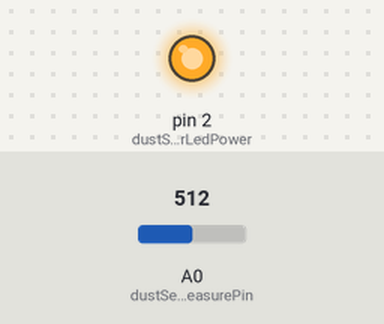
Simulated run of this sketch. Board: Arduino Uno, built with avr-gcc and run on an emulated ATmega328P. Shown: output pins drawn as LEDs (lit = HIGH). The test bench sets the inputs (shaded band); at power-on: A0 (dustSensorMeasurePin) = 512. What the sketch prints to the serial monitor is not drawn.

Above: at 0.1 s.
Timing chart, 0 to 1.6 s (numbered marks = the images above):
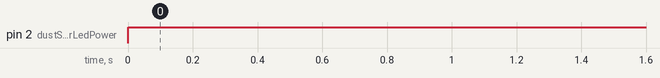

Measured:
- by itself, pin 2 (dustSensorLedPower): LOW → HIGH at 0.00 s

The sketch:

GP2Y1010AU_modify_ex.ino
```cpp
int dustSensorMeasurePin = 0; //Connect dust sensor to Arduino A0 pin
int dustSensorLedPower = 2; //Connect 3 led driver pins of dust sensor to Arduino D2

void setup(){

  Serial.begin(9600);
  pinMode(dustSensorLedPower,OUTPUT);
}

 void loop(){

  float dustValue;

  if(getDustValue(dustValue)) {
    Serial.print("Dust Density: ");
    Serial.println(dustValue);
  }


  delay(1000);
}

float getDustValue(float &dustValue){

  // 5초 평균의 먼지 센서 값을 받아오기 위한 count
  static int count;
  int dustSensorSamplingTime = 280;
  int dustSensorDeltaTime = 40;
  int dustSensorSleepTime = 9680;

  float voMeasured = 0;
  float calcVoltage = 0;
  float dustDensity = 0;

  // when count is 0, then initialize dustValue
  if(count == 0)
    dustValue = 0;

  digitalWrite(dustSensorLedPower,LOW); // dust sensor power on the LED
  delayMicroseconds(dustSensorSamplingTime);

  voMeasured = analogRead(dustSensorMeasurePin); // read the dust value

  delayMicroseconds(dustSensorDeltaTime);
  digitalWrite(dustSensorLedPower,HIGH); // turn the LED off
  delayMicroseconds(dustSensorSleepTime);

  // 0 - 5V mapped to 0 - 1023 integer values
  // recover voltage
  calcVoltage = voMeasured * (5.0 / 1024.0);

  // linear eqaution taken from http://www.howmuchsnow.com/arduino/airquality/
  dustDensity = (0.17 * calcVoltage - 0.1) * 1000;

  dustValue += dustDensity;

  // unit: mg/m3
  // 1mg = 1000μg(micro gram)

  if(++count == 1){ // 5번 평균
    dustValue /= count;
    count = 0;
    return dustValue;
  } else {
    return 0;
  }
}
```
